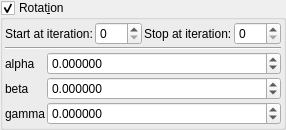
    <widget class="MyGroupBox" name="groupCheck_transf_function_enabledR_false">
     <property name="toolTip">
      <string/>
     </property>
     <property name="title">
      <string>Rotat&amp;ion</string>
     </property>
     <property name="checkable">
      <bool>true</bool>
     </property>
     <layout class="QVBoxLayout" name="verticalLayout_31" stretch="0,0">
      <property name="spacing">
       <number>2</number>
      </property>
      <property name="leftMargin">
       <number>2</number>
      </property>
      <property name="topMargin">
       <number>2</number>
      </property>
      <property name="rightMargin">
       <number>2</number>
      </property>
      <property name="bottomMargin">
       <number>2</number>
      </property>
      <item>
       <layout class="QGridLayout" name="gridLayout_66">
        <property name="spacing">
         <number>2</number>
        </property>
        <item row="0" column="1">
         <widget class="MySpinBox" name="spinboxInt_transf_start_iterations_R">
          <property name="sizePolicy">
           <sizepolicy hsizetype="Minimum" vsizetype="Maximum">
            <horstretch>0</horstretch>
            <verstretch>0</verstretch>
           </sizepolicy>
          </property>
          <property name="maximum">
           <number>999</number>
          </property>
         </widget>
        </item>
        <item row="0" column="0">
         <widget class="QLabel" name="label_249">
          <property name="text">
           <string>Start at iteration:</string>
          </property>
         </widget>
        </item>
        <item row="0" column="3">
         <widget class="MySpinBox" name="spinboxInt_transf_stop_iterations_R">
          <property name="sizePolicy">
           <sizepolicy hsizetype="Minimum" vsizetype="Maximum">
            <horstretch>0</horstretch>
            <verstretch>0</verstretch>
           </sizepolicy>
          </property>
          <property name="maximum">
           <number>999</number>
          </property>
         </widget>
        </item>
        <item row="0" column="2">
         <widget class="QLabel" name="label_248">
          <property name="text">
           <string>Stop at iteration:</string>
          </property>
         </widget>
        </item>
       </layout>
      </item>
      <item>
       <layout class="QGridLayout" name="gridLayout_10" columnstretch="0,1">
        <property name="spacing">
         <number>2</number>
        </property>
        <item row="1" column="0">
         <widget class="QLabel" name="label_40">
          <property name="text">
           <string notr="true">alpha</string>
          </property>
         </widget>
        </item>
        <item row="0" column="0" colspan="2">
         <widget class="Line" name="line_7">
          <property name="orientation">
           <enum>Qt::Horizontal</enum>
          </property>
         </widget>
        </item>
        <item row="3" column="0">
         <widget class="QLabel" name="label_38">
          <property name="text">
           <string notr="true">gamma</string>
          </property>
         </widget>
        </item>
        <item row="2" column="0">
         <widget class="QLabel" name="label_39">
          <property name="text">
           <string notr="true">beta</string>
          </property>
         </widget>
        </item>
        <item row="2" column="1">
         <widget class="MyDoubleSpinBox" name="spinboxd3_transf_rotation_y">
          <property name="sizePolicy">
           <sizepolicy hsizetype="Minimum" vsizetype="Maximum">
            <horstretch>0</horstretch>
            <verstretch>0</verstretch>
           </sizepolicy>
          </property>
          <property name="prefix">
           <string/>
          </property>
          <property name="suffix">
           <string/>
          </property>
          <property name="decimals">
           <number>6</number>
          </property>
          <property name="minimum">
           <double>-180.000000000000000</double>
          </property>
          <property name="maximum">
           <double>180.000000000000000</double>
          </property>
          <property name="singleStep">
           <double>1.000000000000000</double>
          </property>
         </widget>
        </item>
        <item row="3" column="1">
         <widget class="MyDoubleSpinBox" name="spinboxd3_transf_rotation_z">
          <property name="sizePolicy">
           <sizepolicy hsizetype="Minimum" vsizetype="Maximum">
            <horstretch>0</horstretch>
            <verstretch>0</verstretch>
           </sizepolicy>
          </property>
          <property name="prefix">
           <string/>
          </property>
          <property name="suffix">
           <string/>
          </property>
          <property name="decimals">
           <number>6</number>
          </property>
          <property name="minimum">
           <double>-180.000000000000000</double>
          </property>
          <property name="maximum">
           <double>180.000000000000000</double>
          </property>
          <property name="singleStep">
           <double>1.000000000000000</double>
          </property>
         </widget>
        </item>
        <item row="1" column="1">
         <widget class="MyDoubleSpinBox" name="spinboxd3_transf_rotation_x">
          <property name="sizePolicy">
           <sizepolicy hsizetype="Minimum" vsizetype="Maximum">
            <horstretch>0</horstretch>
            <verstretch>0</verstretch>
           </sizepolicy>
          </property>
          <property name="prefix">
           <string/>
          </property>
          <property name="suffix">
           <string/>
          </property>
          <property name="decimals">
           <number>6</number>
          </property>
          <property name="minimum">
           <double>-180.000000000000000</double>
          </property>
          <property name="maximum">
           <double>180.000000000000000</double>
          </property>
          <property name="singleStep">
           <double>1.000000000000000</double>
          </property>
         </widget>
        </item>
       </layout>
      </item>
     </layout>
    </widget>
